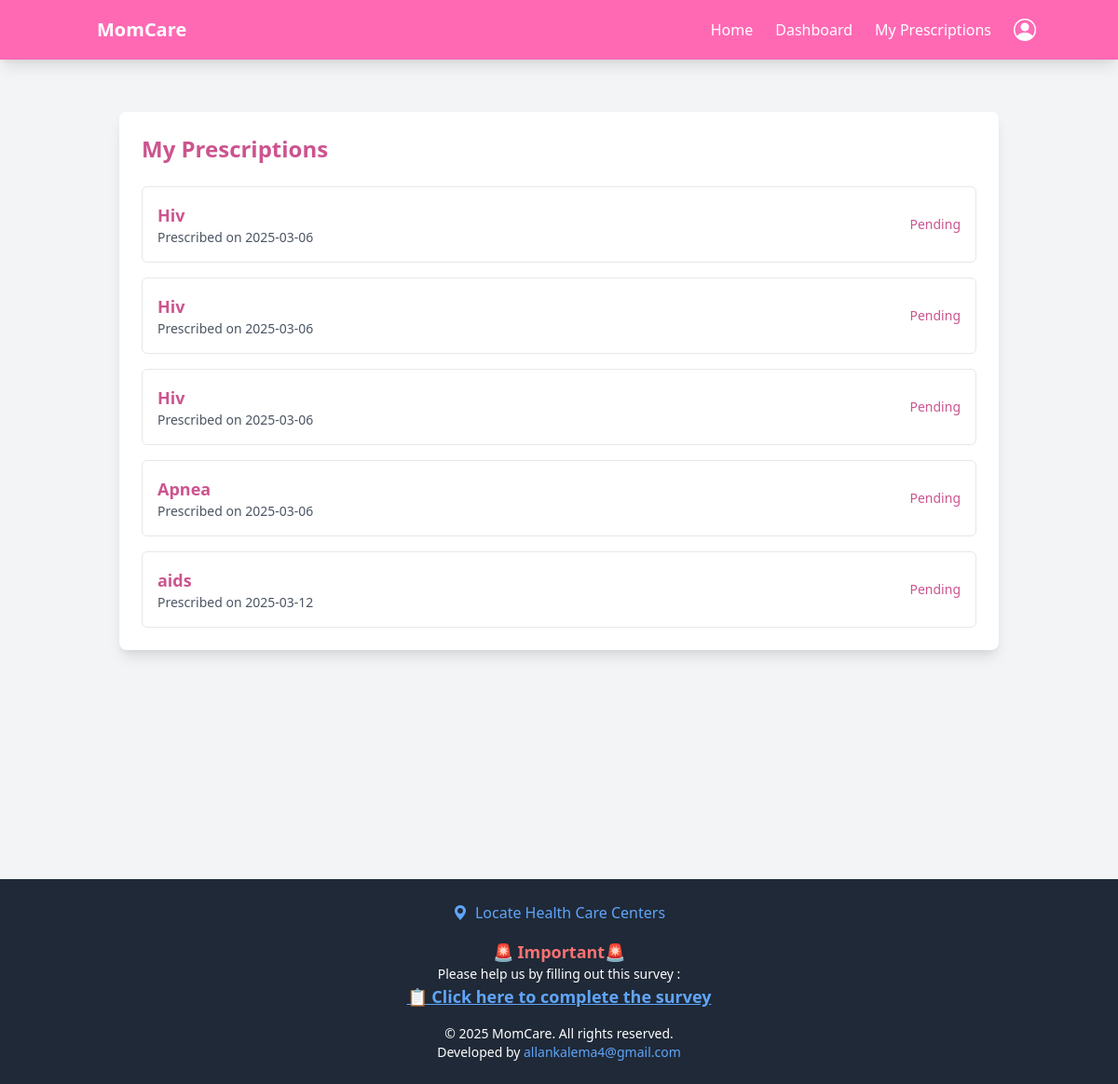
/antenental/my-prescriptions/ (signed in), run on the app's committed database.
### antenental/models.py (models this page shows, shortened)
class Prescription(models.Model):
    patient = models.ForeignKey(User, related_name='prescriptions', on_delete=models.CASCADE)  # Links to the registered patient
    doctor = models.ForeignKey(User, related_name='prescribed_by', on_delete=models.CASCADE)  # Links to the doctor who prescribed
    disease_condition = models.CharField(max_length=255)  # Disease or condition the patient is being treated for
    prescription_date = models.DateField(default=now)  # Date the prescription was made
    follow_up_date = models.DateField(null=True, blank=True)  # Latest date when the patient should have this checked
    extra_information = models.TextField(null=True, blank=True)  # Any additional information about the prescription
    cleared = models.BooleanField(default=False)  # Whether the prescription has been cleared or not
    cleared_date = models.DateTimeField(null=True, blank=True)  # Date when the prescription was cleared
    created_at = models.DateTimeField(auto_now_add=True)
    updated_at = models.DateTimeField(auto_now=True)

### antenental/views.py (the view)
# urls.py: path('my-prescriptions/',views.my_prescriptions, name='my_prescriptions'),
@login_required
def my_prescriptions(request):
    prescriptions = Prescription.objects.filter(patient=request.user)
    return render(request, 'antenatal/my_prescriptions.html', {
        'prescriptions': prescriptions,
    })

### templates/antenatal/my_prescriptions.html
{% extends 'base.html' %}
{% load static %}
{% block content %}
<main class="min-h-screen p-6 bg-gray-100">
    <div class="container mx-auto">
        <div class="bg-white p-6 rounded-lg shadow-lg">
            <h2 class="text-2xl font-bold text-hotpink-dark mb-6">My Prescriptions</h2>
            <div class="space-y-4">
                {% for prescription in prescriptions %}
                    <a href="{% url 'prescription_details' prescription.id %}" class="block p-4 border border-gray-200 rounded-md hover:bg-gray-50">
                        <div class="flex justify-between items-center">
                            <div>
                                <h3 class="text-lg font-semibold text-hotpink-dark">
                                    {{ prescription.disease_condition }}
                                </h3>
                                <p class="text-sm text-gray-600">Prescribed on {{ prescription.prescription_date|date:"Y-m-d" }}</p>
                            </div>
                            <div class="text-sm text-gray-500">
                                {% if prescription.cleared %}
                                    <span class="text-green-600">Cleared</span>
                                {% else %}
                                    <span class="text-hotpink-dark">Pending</span>
                                {% endif %}
                            </div>
                        </div>
                    </a>
                {% empty %}
                    <p class="text-gray-600">No prescriptions found.</p>
                {% endfor %}
            </div>
        </div>
    </div>
</main>
{% endblock %}

### templates/base.html (style rules this page uses)
.text-hotpink-dark { color: #cc548f; }

### data on the page
Prescription: disease_condition "Hiv", prescription_date "2025-03-06", cleared "Pending"
Prescription: disease_condition "Hiv", prescription_date "2025-03-06", cleared "Pending"
Prescription: disease_condition "Hiv", prescription_date "2025-03-06", cleared "Pending"
Prescription: disease_condition "Apnea", prescription_date "2025-03-06", cleared "Pending"
Prescription: disease_condition "aids", prescription_date "2025-03-12", cleared "Pending"
